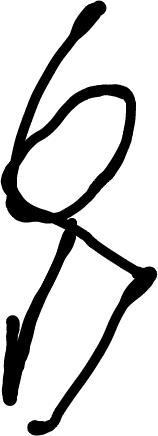
#> input picture server/pac.png, 158 x 436 px
$ python analyze.py
#> lines starting #> are read from the running program, lines starting #| are printed output that depends on the picture
#import imageio
import math
from skimage import io
from skimage.morphology import skeletonize
from PIL import Image
import random

FIELD_WIDTH = 793;
FIELD_HEIGHT = 363;

img = io.imread('./pac.png');
#> img is the input picture: shape (436, 158, 4); mean R, G, B, A 0, 0, 0, 47.4
img = skeletonize(img);
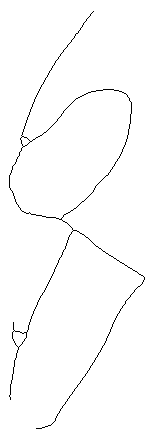
#> img: shape (436, 158, 4) bool; mean R, G, B, A 0, 0, 0, 0.0136; transparent parts drawn white

io.imsave('./pac.png', img);

img = Image.open('./pac.png');
img = img.resize((FIELD_WIDTH, FIELD_HEIGHT));
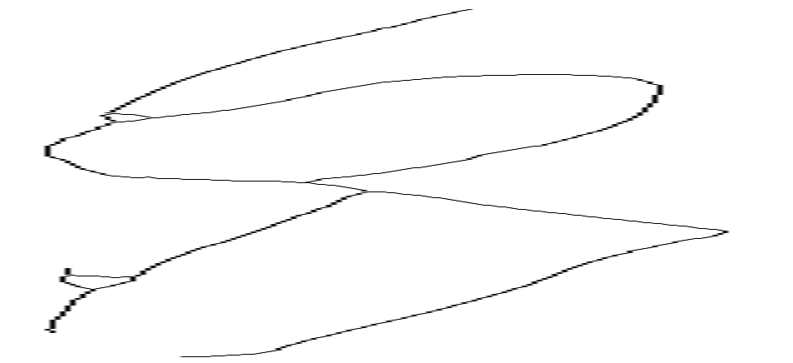
#> img: PIL image 793x363 RGBA; mean R, G, B, A 0, 0, 0, 3.8; transparent parts drawn white
px = img.load();

# [47 lines left out: functions coord_translate, print_field, write_field_to_file, not called in this run]


# [17 lines of commented-out code are left out]

pure_coords = [];

count = 0;
for j in range(img.height):
    for i in range(img.height):
        if px[i,j][3]: #and random.randrange(0, math.ceil(factor)) == 0:
            pure_coords.append((i,j));
            #arr[j][i] = (i, j);
            #field.append(coord_translate(i, j));
            count += 1;
#> after the loop, count = 5743

try:
    with open('pure_coords.txt', 'w') as f:
        for elem in pure_coords:
            f.write(str(elem[0]) + ' ' + str(elem[1]) + '\n');
finally:
    f.close();


print(count);
#| 5743
#print_field(arr);
#write_field_to_file('out.txt', field);

$ run again, with server/skel.png copied over server/pac.png
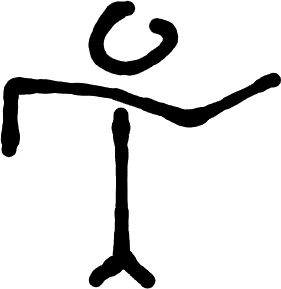
#> input picture server/skel.png, 281 x 289 px
#> img is the input picture: shape (289, 281, 4); mean R, G, B, A 0, 0, 0, 33.8
#> `img = skeletonize(img);`:
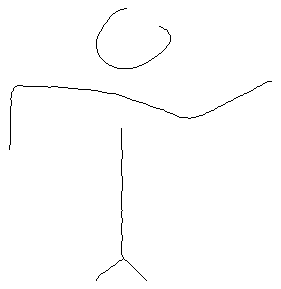
#> img: shape (289, 281, 4) bool; mean R, G, B, A 0, 0, 0, 0.00803; transparent parts drawn white
#> `img = img.resize((FIELD_WIDTH, FIELD_HEIGHT));`:
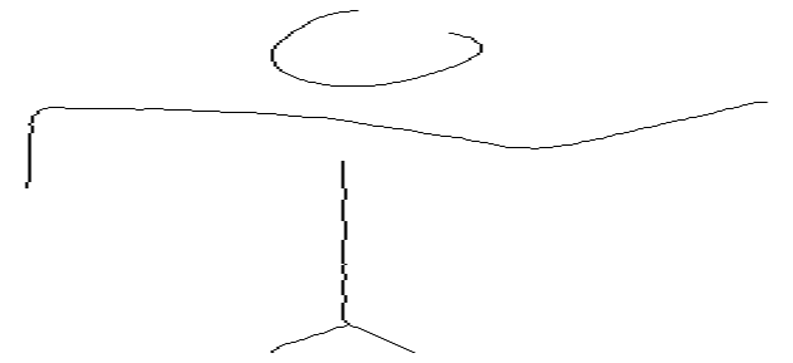
#> img: PIL image 793x363 RGBA; mean R, G, B, A 0, 0, 0, 2.2; transparent parts drawn white
#| 3348
